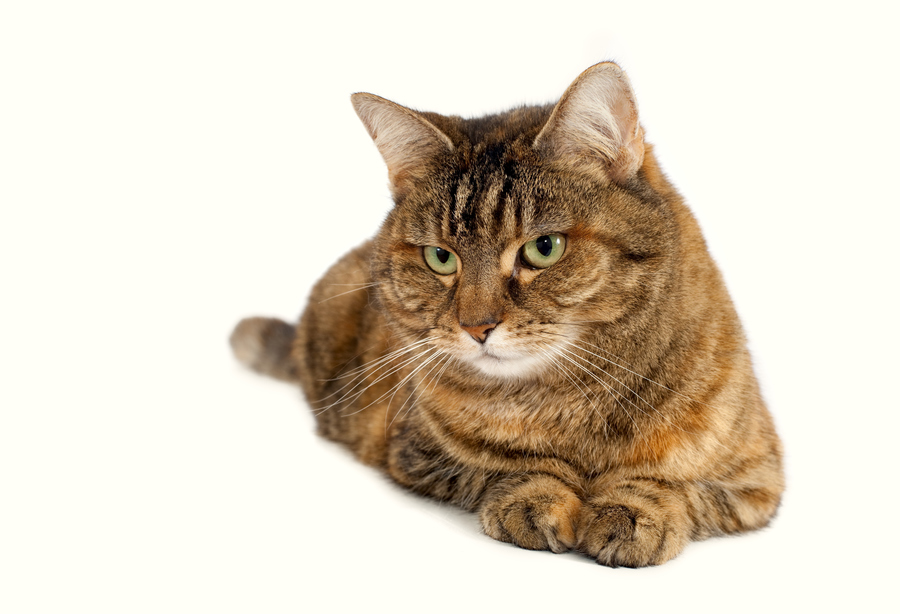
#> input picture input/animal_cate.jpg, 900 x 614 px, found by its file name; its folder holds only this picture in this run
$ python ColorCompress_Batch.py
#> lines starting #> are read from the running program, lines starting #| are printed output that depends on the picture
#!/bin/env python3
# Color Compression - Batch edition

# Parameters
input_basepath = 'input/'
output_basepath = 'output/'
k_values = [3, 5, 7]
max_iterations = 1000
convergence_threshold = 10e-3

# Imports
import numpy as np
from PIL import Image
import copy
import os
import time
tnow = time.perf_counter

# The process
def the_process(input_file, output_file, k):

#> called with input_file = 'input/animal_cate.jpg', output_file = 'output/animal_cate_3.jpg', k = 3
    global max_iterations
    global convergence_threshold
    actual_iterations = 0

    # Open from file
    image = np.array(Image.open(input_file), dtype=np.float64)
    width, height, channels = image.shape
#> width = 614; height = 900; channels = 3
    image = image.reshape((width*height, channels))

    # Get centroids
    get_random_pixel = lambda: image[np.random.randint(0, image.shape[0])]
    centroids = np.array([get_random_pixel()])
    while len(centroids) < k:
        random_pixel = np.array([get_random_pixel()])
        check = (random_pixel == centroids).all(1).any()
        if not check:
            centroids = np.concatenate((centroids, random_pixel), axis=0)

    # Cluster & update centroids
    for i in range(max_iterations):
        actual_iterations += 1
        last_known_centroids = copy.deepcopy(centroids)
        labels = np.argmin(np.linalg.norm(image - centroids[:, None], axis=2), axis=0)
        for label in range(k):
            point_labels = image[labels == label]
            centroids[label] = np.mean(point_labels, axis=0)
        if np.allclose(last_known_centroids, centroids, rtol=convergence_threshold, equal_nan=False):
            break
#> after the loop, actual_iterations = 6; centroids = [[103.6, 71.62, 40.69], [254.2, 253.9, 245.7], [179.8, 142.7, 100.8]]

    # Round off centroids to ints and reconstruct image
    c_rounded_off = [[int(e) for e in each_centroid] for each_centroid in centroids]
#> c_rounded_off = [[103, 71, 40], [254, 253, 245], [179, 142, 100]]
    new_image = np.array([c_rounded_off[int(each_pixel)] for each_pixel in labels])
    new_image = new_image.reshape((width, height, channels))
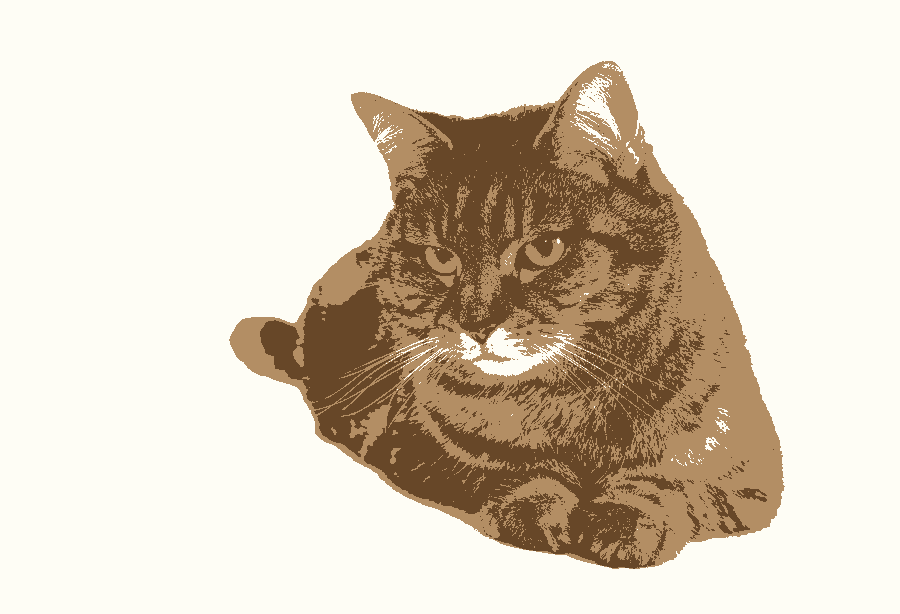
#> new_image: shape (614, 900, 3) int64; mean of channels 0, 1, 2 220.2, 209.1, 192.5; drawn as R, G, B

    # Save as file
    new_image_file = Image.fromarray(new_image.astype(np.uint8))
    new_image_file.save(output_file)

    return actual_iterations

# For each file and k value
if __name__ == '__main__':
    print('{} input file(s)'.format(len(os.listdir(input_basepath))))

    for each_file in os.listdir(input_basepath):
        for k in k_values:
            filename, extension = os.path.splitext(each_file)

            if extension != '.jpg':
                print('{}: non-JPEG image, ignoring...'.format(each_file))
                break
            input_file = input_basepath + each_file
            output_file = output_basepath + filename + '_{}'.format(k) + extension

            t = tnow()
            i = the_process(input_file, output_file, k)
#> i = 6
            t = tnow() - t
            print('{f} k={k} t={t:.2f}s i={i}'.format(f=each_file, k=k, t=t, i=i))
#| animal_cate.jpg k=3 t=0.95s i=6
